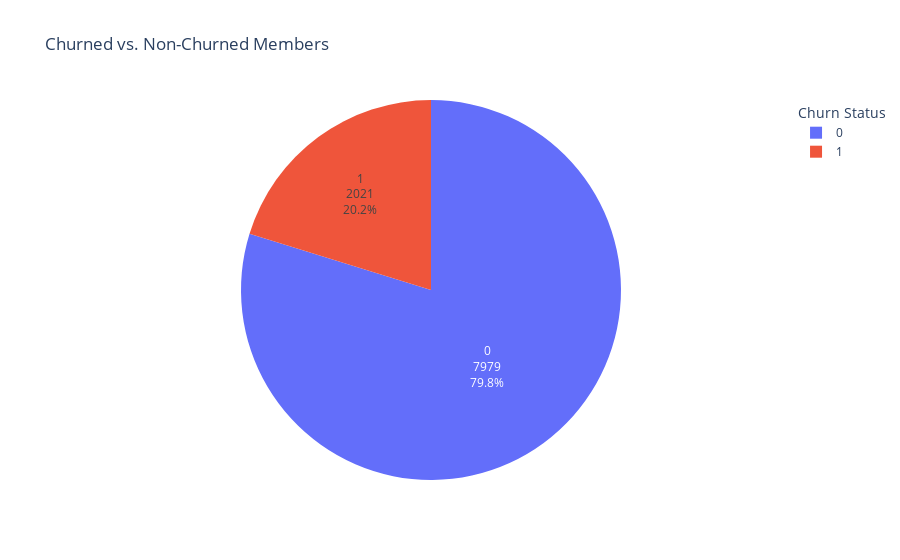

Notebook source saved alongside this figure:
### Markdown cell above
As states in the wellco_client_brief.txt we can see that there are three main icd-10 codes that received more claims than the others. In total there are 10 different icd-10 codes

### Code cell
# Show churn vs non-churned data

churn_counts = churn_labels_df["churn"].value_counts().reset_index()
churn_counts.columns = ["Churn Status", "Count"]

fig = px.pie(churn_counts, values="Count", names="Churn Status", title="Churned vs. Non-Churned Members")
# show labels and number
fig.update_traces(textinfo='percent+label+value')
# show column name in legend
fig.update_layout(legend_title_text='Churn Status')
fig.show()

### Figure 1 — Plotly figure (JSON) as saved in the notebook; plotly's stock layout.template omitted (floating-point values rounded to 4 significant figures)
{"data": [{"domain": {"x": [0, 1], "y": [0, 1]}, "hovertemplate": "Churn Status=%{label}<br>Count=%{value}<extra></extra>", "labels": [0, 1], "legendgroup": "", "name": "", "showlegend": true, "textinfo": "percent+label+value", "type": "pie", "values": [7979, 2021]}], "layout": {"legend": {"title": {"text": "Churn Status"}, "tracegroupgap": 0}, "title": {"text": "Churned vs. Non-Churned Members"}}}
